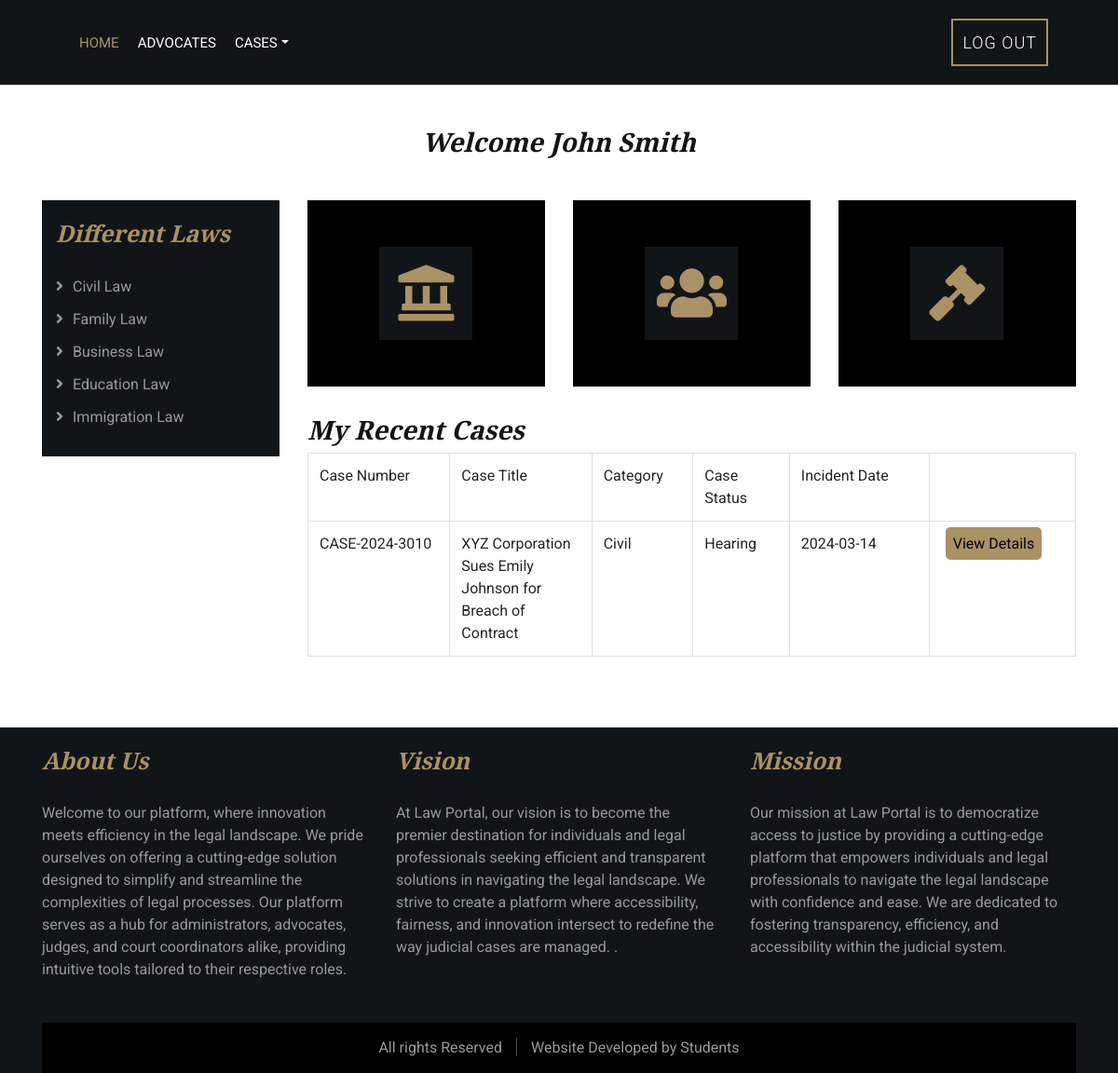
Page /phpfiles/userhome.php (signed in) on the committed database.
### tables this page shows
CREATE TABLE `user_details` (
  `uid` int(11) NOT NULL,
  `user_id` int(10) NOT NULL,
  `name` varchar(100) NOT NULL,
  `email` varchar(100) NOT NULL,
  `phone` varchar(20) NOT NULL,
  `address` varchar(200) NOT NULL,
  `id_proof` varchar(300) NOT NULL
);

CREATE TABLE `case_details` (
  `case_id` int(11) NOT NULL,
  `case_number` varchar(100) DEFAULT NULL,
  `case_title` varchar(200) DEFAULT NULL,
  `description` varchar(500) NOT NULL,
  `category` varchar(100) DEFAULT NULL,
  `filing_date` varchar(50) DEFAULT NULL,
  `defendant_name` varchar(150) NOT NULL,
  `case_status` varchar(50) DEFAULT NULL,
  `incident_date` varchar(50) NOT NULL,
  `user_id` int(11) NOT NULL,
  `created_date` datetime NOT NULL DEFAULT current_timestamp(),
  `defendent_id` int(11) DEFAULT NULL
);

### phpfiles/user_auth.php (called while the page is built, shortened)
<?php
if(isset($_SESSION['uid']))
{
	$user=$_SESSION['uid'];
}
?>

### phpfiles/userhome.php (the view)
<?php
include("user_auth.php");
if(!isset($user))
{
	echo "<script>window.location='../index.php'</script>";
}
else
{
include('user_header.php');
	$sql="SELECT * FROM `case_details` WHERE (user_id='$user' or defendent_id='$user') and case_status!='Pending'";
		$result=$con->query($sql);
?>
            <div class="service">
                <div class="container">
                    <div class="section-header">
                        <h3>Welcome <?php echo $usern['name']; ?></h3>
                    </div>
					<div class="row">
					<?php include('laws.php'); ?>
						<div class="col-lg-9">
							<div class="row">
                        <div class="col-lg-4 col-md-6">
                            <div class="service-item">
                                <div class="service-icon">
                                    <i class="fa fa-landmark"></i>
                                </div>
                            </div>
                        </div>
                        <div class="col-lg-4 col-md-6">
                            <div class="service-item">
                                <div class="service-icon">
                                    <i class="fa fa-users"></i></div>
                               </div>
                        </div>
                        <div class="col-lg-4 col-md-6">
                            <div class="service-item">
                                <div class="service-icon">
                                    <i class="fa fa-gavel"></i>
                                </div>
							</div>
                        </div>
                    </div>
					<div class="row">
						<div class="col-12">
						<h3>My Recent Cases</h3>
							<?php
							$count=$result->num_rows;
							if($count>0)
							{
							?>
						<table class="table table-bordered">
							<tr>
								<td width="125">Case Number</td>
								<td width="125">Case Title</td>
								<td width="61">Category</td>
								<td width="85">Case Status</td>
								<td width="123">Incident Date</td>
								<td width="129"></td>
						    </tr>
							<?php
					while($row=$result->fetch_assoc())
					{
						?>
							<tr>
								<td><?php echo $row['case_number']; ?></td>
								<td><?php echo $row['case_title']; ?></td>
								<td><?php echo $row['category']; ?></td>
								<td><?php echo $row['case_status']; ?></td>
								<td><?php echo $row['incident_date']; ?></td>
								<td>
									<a href="view_case_details_u.php?case_id=<?php echo $row['case_id'];  ?>" style="background-color: #aa9166; color: black;padding: 8px; margin-left: 5px; border-radius: 5px">View Details</a>
								</td>
						    </tr>
						<?php } ?>
						</table>
							<?php } else echo "<h5>No Active Cases in Court</h5>"; ?>
					</div>
					</div>
						</div>
					</div>
                </div>
            </div>
            <?php include('footer2.php'); } ?>

### template/css/style.css (style rules this page uses)
body { color: #666666; background: #ffffff; font-family: 'Roboto', sans-serif; font-weight: 400; }
h1, h2, h3, h4, h5, h6 { font-family: 'EB Garamond', serif; font-weight: 600; font-style: italic; color: #121518; }
a { color: #454545; transition: .3s; }
.section-header { position: relative; width: 100%; text-align: center; margin-bottom: 45px; }
.service { position: relative; width: 100%; padding: 45px 0 15px 0; }
.service .service-item { position: relative; width: 100%; text-align: center; background: #121518; margin-bottom: 30px; }
.service .service-icon { height: 200px; position: relative; display: flex; align-items: center; justify-content: center; background: #000000; }
.service .service-icon i { width: 100px; height: 100px; padding: 20px 0; text-align: center; font-size: 60px; color: #aa9166; background: #121518; transition: .5s; }

### rows in the picture
user_details: name "John Smith"
case_details: case_number "CASE-2024-3010", case_title "XYZ Corporation Sues Emily Johnson for Breach of Contract", category "Civil", case_status "Hearing", incident_date "2024-03-14"
